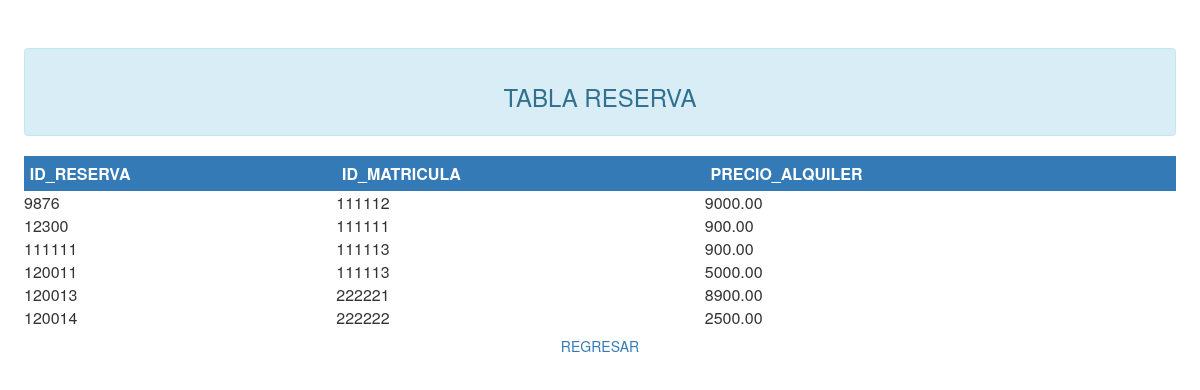
Page /consulta_tabla_involucra.php on the committed database.
### tables this page shows
CREATE TABLE `involucra` (
  `id_reserva` int(11) NOT NULL,
  `id_matricula` varchar(100) NOT NULL,
  `PrecioAlquiler` decimal(6,2) NOT NULL
);

### consulta_tabla_involucra.php (the view, shortened to what this page needs)
<?php
	$host = "localhost";
	$basededatos = "proyecto_coches";
	$usuariodb = "baseDatosProyecto";
    $clavedb = "170869efrain1998";
    try {
        $conexion = new PDO('mysql:host='.$host.';dbname='.$basededatos, $usuariodb, $clavedb);
    }
    catch (PDOException $e)
    {
        print "¡Error!: " . $e->getMessage() . "<br/>";
        die();
    }
?>
<html lang="es">
	<head>
		<link rel="stylesheet" href="css/estilos.css">
		<link rel="stylesheet" href="https://maxcdn.bootstrapcdn.com/bootstrap/3.3.7/css/bootstrap.min.css">
	</head>
	<body>
		<header>
			<div class="alert alert-info">
			<h3>TABLA RESERVA</h3>
			</div>
		</header>
		<section>
			<table class="col-md-12">
				<tr class="bg-primary">
					<th class="pad-basic">ID_RESERVA</th>
					<th class="pad-basic">ID_MATRICULA</th>
                    <th class="pad-basic">PRECIO_ALQUILER</th>
				<tr>
				<?php
				$query="SELECT * FROM involucra";
				$consulta=$conexion->query($query);
				while ($fila=$consulta->fetch(PDO::FETCH_ASSOC))
					{
						echo'
						<tr>
						<td>'.$fila['id_reserva'].'</td>
                        <td>'.$fila['id_matricula'].'</td>
                        <td>'.$fila['PrecioAlquiler'].'</td>
						</tr>
						';
                    }
				?>
			</table>
		</section>
		<center>
		<br><br>
		<input type="button" value="REGRESAR" class="btn btn-link" onclick="location.href='registro_involucra.php' "name="atras"/>
	    </center>
</body>
</html>

### css/estilos.css (style rules this page uses)
header { margin-top: 4%; margin-right: 2%; margin-left: 2%; text-align: center; }
section { margin-right: 2%; margin-left: 2%; }
.pad-basic { padding:.5%; }

### rows in the picture
involucra: id_reserva "9876", id_matricula "111112", PrecioAlquiler "9000.00"
involucra: id_reserva "12300", id_matricula "111111", PrecioAlquiler "900.00"
involucra: id_reserva "111111", id_matricula "111113", PrecioAlquiler "900.00"
involucra: id_reserva "120011", id_matricula "111113", PrecioAlquiler "5000.00"
involucra: id_reserva "120013", id_matricula "222221", PrecioAlquiler "8900.00"
involucra: id_reserva "120014", id_matricula "222222", PrecioAlquiler "2500.00"
